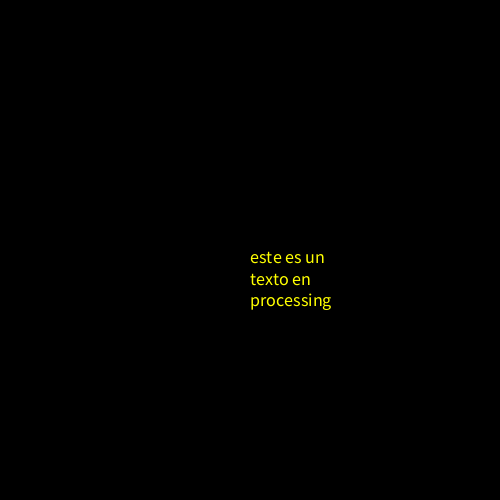
Frame 1 (no input)
Frame 60 (the mouse pressed at the canvas centre just before this capture): identical to frame 1, image omitted
Frame 120 (the mouse held since frame 60 and released just before this capture): identical to frame 1, image omitted

The Processing sketch that drew this single still picture (run headless with seeded random() and noise(); from frame 60 on, the mouse is pressed at the canvas centre):

// Processing sketch: texto_caja
// ── texto_caja.pde
String t;

void setup(){
 size(500,500); 
 t = "este es un texto en processing";
}

void draw(){
  background(0);
  textSize(18);
  fill(255,255,0);
  text(t, width/2, height/2, 100, 100);
}
